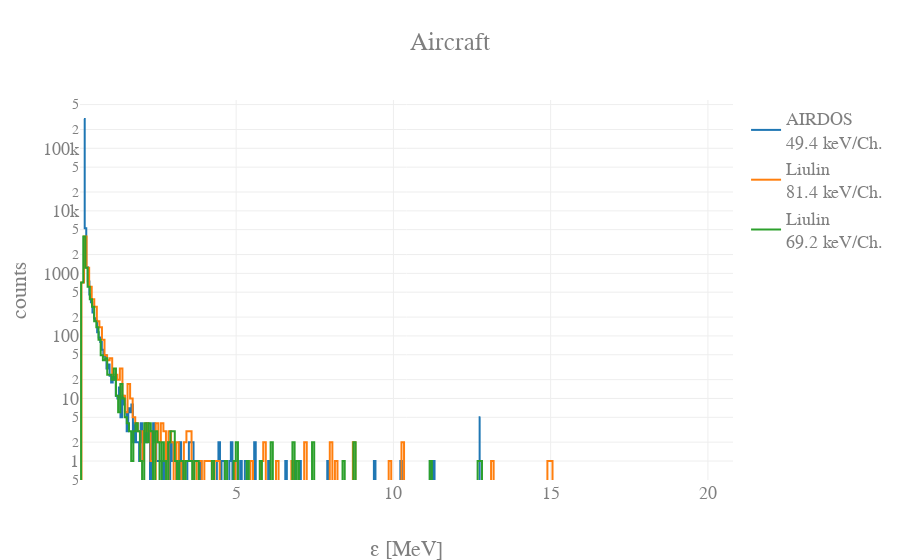

Notebook source saved alongside this figure:
### Code cell
import plotly
import plotly.plotly as py
import plotly.graph_objs as go
plotly.offline.init_notebook_mode(connected=True)

ee = pd.read_table('./data/liulin.csv', sep=',', header=0,engine='python' )
eee = pd.read_table('./data/liulin2.csv', sep=',', header=0,engine='python' )

# Solving following system of linear equations
# 237a + b = 6.12
# 215a + b = 5.49
tl = 0.5
#l = np.array([[41, 1],[62,1]])
#r = np.array([1.02, 1.41])
#AIRDOS T4
l = np.array([[275, 1],[364,1]])
r = np.array([1, 5.4])
#A2
#l = np.array([[393, 1],[505,1]])
#r = np.array([2.45, 4.39])

coef = np.linalg.solve(l,r)
print coef[0], coef[1]


e1 = ['2017-11-29 13:38:00','2017-11-29 15:08:00']

ener1 = dfo.ix[e1[0]:e1[1],259:515].sum()

e = pd.DataFrame()
e['1'] = ener1
e['index'] = pd.to_numeric(ener1.index)
e['x'] = (e['index']) * coef[0] + coef[1]

data = [
    go.Scatter(
        x=e['x'],
        y=e['1'],
        name='AIRDOS<br>49.4 keV/Ch.',
        #yaxis='y',
        line=dict(
        shape='hvh'
        )
    ),    
    go.Scatter(
        x=ee['x'],
        y=ee['1'],
        name='Liulin<br>81.4 keV/Ch.',
        #yaxis='y',
        line=dict(
        shape='hvh'
        )
    ),    
    go.Scatter(
        x=eee['x'],
        y=eee['1'],
        name='Liulin<br>69.2 keV/Ch.',
        #yaxis='y',
        line=dict(
        shape='hvh'
        )
    ),    
    ]
        
layout = go.Layout(
    title='Aircraft',
    font=dict(family='Courier New, monospace', size=18, color='#7f7f7f'),
    yaxis=dict(
        title='counts',
        type='log',
        #range = [0,100]
    ),
    xaxis=dict(
        title='ε [MeV]',
    ),
)

fig = go.Figure(data=data, layout=layout)
plotly.offline.iplot(fig, filename='ble')

### Figure 1 — Plotly figure (JSON) as saved in the notebook; plotly's stock layout.template omitted (floating-point values rounded to 4 significant figures; data arrays with more than 128 entries replaced by an {"elided": "..."} marker saying what was removed)
{"data": [{"line": {"shape": "hvh"}, "name": "AIRDOS<br>49.4 keV/Ch.", "type": "scatter", "uid": "bdfbf9be-ce57-11e8-9dbf-b05216a54f0f", "x": {"elided": "256 float values"}, "y": {"elided": "256 int values"}}, {"line": {"shape": "hvh"}, "name": "Liulin<br>81.4 keV/Ch.", "type": "scatter", "uid": "bdfbf9bf-ce57-11e8-9dbf-b05216a54f0f", "x": {"elided": "256 float values"}, "y": {"elided": "256 int values"}}, {"line": {"shape": "hvh"}, "name": "Liulin<br>69.2 keV/Ch.", "type": "scatter", "uid": "bdfbf9c0-ce57-11e8-9dbf-b05216a54f0f", "x": {"elided": "256 float values"}, "y": {"elided": "256 int values"}}], "layout": {"font": {"color": "#7f7f7f", "family": "Courier New, monospace", "size": 18}, "title": "Aircraft", "xaxis": {"title": "ε [MeV]"}, "yaxis": {"title": "counts", "type": "log"}}}
